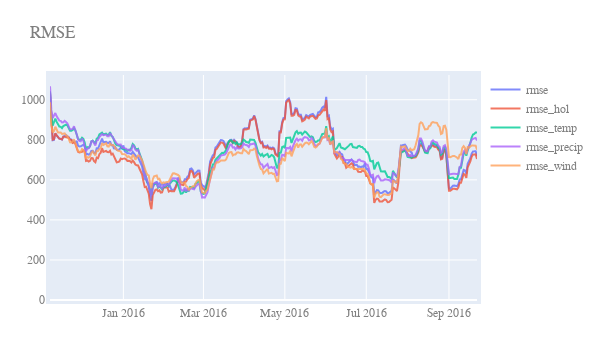

Write notebook code for a chart like this one.
### Code cell
# adding wind regressor
model = Prophet()
model.add_country_holidays(country_name = 'US')
model.add_regressor('temp', prior_scale = 0.5, mode = 'multiplicative')
model.add_regressor('precip', prior_scale = 0.5, mode = 'multiplicative')
model.add_regressor('wind', prior_scale = 0.5, mode = 'multiplicative')

model.fit(df_fb)

df_cv = cross_validation(model, initial = '720 days', period='180 days', horizon = '365 days')
df_p = performance_metrics(df_cv)
rmse['rmse_wind'] = df_p['rmse']

rmse_plot(df_cv, rmse)

### Figure 1 — Plotly figure (JSON) as saved in the notebook; plotly's stock layout.template omitted (floating-point values rounded to 4 significant figures; data arrays with more than 128 entries replaced by an {"elided": "..."} marker saying what was removed)
{"data": [{"line": {"width": 2}, "name": "rmse", "opacity": 0.8, "type": "scatter", "x": {"elided": "321 str values"}, "y": {"elided": "325 float values"}}, {"line": {"width": 2}, "name": "rmse_hol", "opacity": 0.8, "type": "scatter", "x": {"elided": "321 str values"}, "y": {"elided": "325 float values"}}, {"line": {"width": 2}, "name": "rmse_temp", "opacity": 0.8, "type": "scatter", "x": {"elided": "321 str values"}, "y": {"elided": "325 float values"}}, {"line": {"width": 2}, "name": "rmse_precip", "opacity": 0.8, "type": "scatter", "x": {"elided": "321 str values"}, "y": {"elided": "325 float values"}}, {"line": {"width": 2}, "name": "rmse_wind", "opacity": 0.8, "type": "scatter", "x": {"elided": "321 str values"}, "y": {"elided": "325 float values"}}], "layout": {"autosize": true, "font": {"color": "#7f7f7f", "family": "Courier New, monospace", "size": 12}, "height": 350, "margin": {"b": 50, "l": 50, "pad": 4, "r": 50, "t": 75}, "title": {"text": "RMSE"}, "width": 600, "xaxis": {"autorange": true, "range": ["2015-11-07", "2016-09-22"], "type": "date"}, "yaxis": {"autorange": true, "range": [0, 1123.0], "rangemode": "tozero", "type": "linear"}}}
